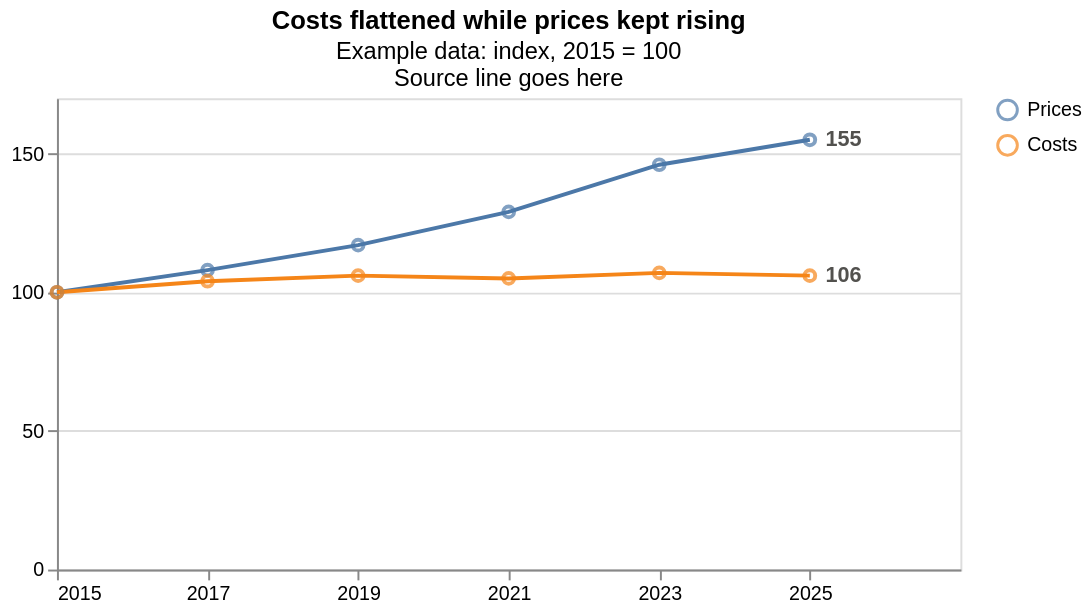

Vega-Lite specification for this chart:
### Vega-Lite specification from a JSON file in a GitHub repository (floating-point values rounded to 4 significant figures)
{"$schema": "https://vega.github.io/schema/vega-lite/v5.json", "title": {"text": "Costs flattened while prices kept rising", "subtitle": ["Example data: index, 2015 = 100", "Source line goes here"]}, "width": 460, "height": 240, "data": {"values": [{"year": 2015, "series": "Prices", "v": 100}, {"year": 2017, "series": "Prices", "v": 108}, {"year": 2019, "series": "Prices", "v": 117}, {"year": 2021, "series": "Prices", "v": 129}, {"year": 2023, "series": "Prices", "v": 146}, {"year": 2025, "series": "Prices", "v": 155}, {"year": 2015, "series": "Costs", "v": 100}, {"year": 2017, "series": "Costs", "v": 104}, {"year": 2019, "series": "Costs", "v": 106}, {"year": 2021, "series": "Costs", "v": 105}, {"year": 2023, "series": "Costs", "v": 107}, {"year": 2025, "series": "Costs", "v": 106}]}, "encoding": {"x": {"field": "year", "type": "quantitative", "title": null, "scale": {"domain": [2015, 2027]}, "axis": {"format": "d", "values": [2015, 2017, 2019, 2021, 2023, 2025], "grid": false}}, "y": {"field": "v", "type": "quantitative", "title": null, "scale": {"domain": [0, 170]}, "axis": {"tickCount": 4}}, "color": {"field": "series", "type": "nominal", "title": null, "scale": {"domain": ["Prices", "Costs"]}}}, "layer": [{"mark": "line"}, {"mark": "point"}, {"transform": [{"filter": "datum.year === 2025"}], "mark": {"type": "text", "align": "left", "dx": 8, "fontWeight": 600}, "encoding": {"text": {"field": "v", "type": "quantitative", "format": ".0f"}, "color": {"value": "#52514e"}}}]}
